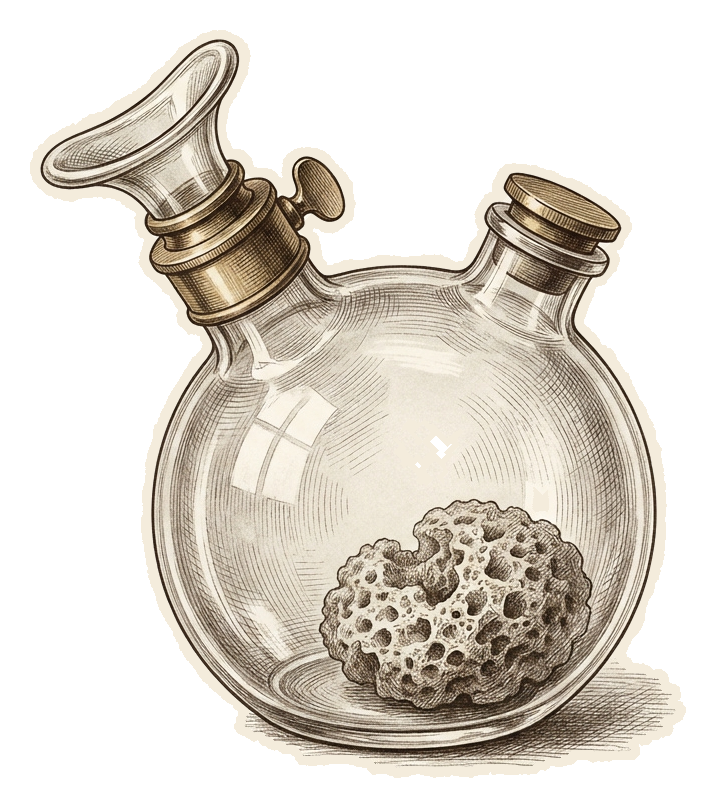
#> input picture surgeons/proj/cut/ether.png, 715 x 807 px, given in place of ether.png.png, which was not available
$ python -i basira_engine.py   (imports and definitions only)
#> lines starting #> are read from the running program, lines starting #| are printed output that depends on the picture; after the words box and inside, x2 and y2 are one past the last pixel; in counts of white or black regions, pixels touching at a corner belong together
"""basira_engine.py - torn-paper stop-motion engine for بصيرة videos."""
import os, math, functools
import numpy as np
from PIL import Image, ImageDraw, ImageFont, ImageFilter, ImageEnhance
from scipy import ndimage

W, H, FPS = 1920, 1080, 12
NAVY = (24, 34, 54)
CREAM = (244, 236, 220)
INK = (22, 30, 48)
BRICK = (178, 62, 42)
GOLD = (214, 168, 72)
ROOT = "."
FADE = True
FONT = None

# [38 lines left out: functions setup, cutout, not called in this run]

def cutout_all(mapping, **kw):
    for k, v in mapping.items():
        cutout(k, v, **kw)

@functools.lru_cache(None)
def load(name):
#> called with name = 'proj/cut/ether.png'
    return Image.open(os.path.join(ROOT, "cut", name + ".png")).convert("RGBA")
#> returned value is the input picture: PIL image 715x807 RGBA; mean R, G, B, A 94.6, 88.7, 80, 128.3

# [22 lines left out: functions scaled, pieces, piece_h, not called in this run]

def match_orange(name, target=(226, 110, 52)):
    """Pull a figure's orange paint toward the channel's standard orange (keeps characters consistent)."""
    im = load(name); a = np.asarray(im).astype(float)
    hsv = np.asarray(im.convert("RGB").convert("HSV")).astype(float)
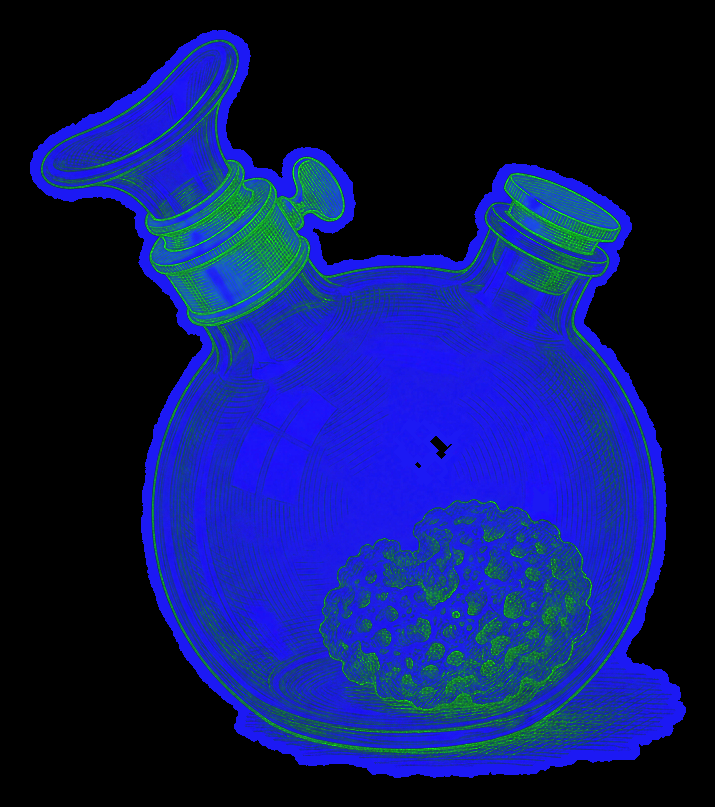
#> hsv: shape (807, 715, 3) float64; mean R, G, B 12.7, 24.7, 94.6
    m = (hsv[..., 0] > 8) & (hsv[..., 0] < 26) & (hsv[..., 1] > 110)
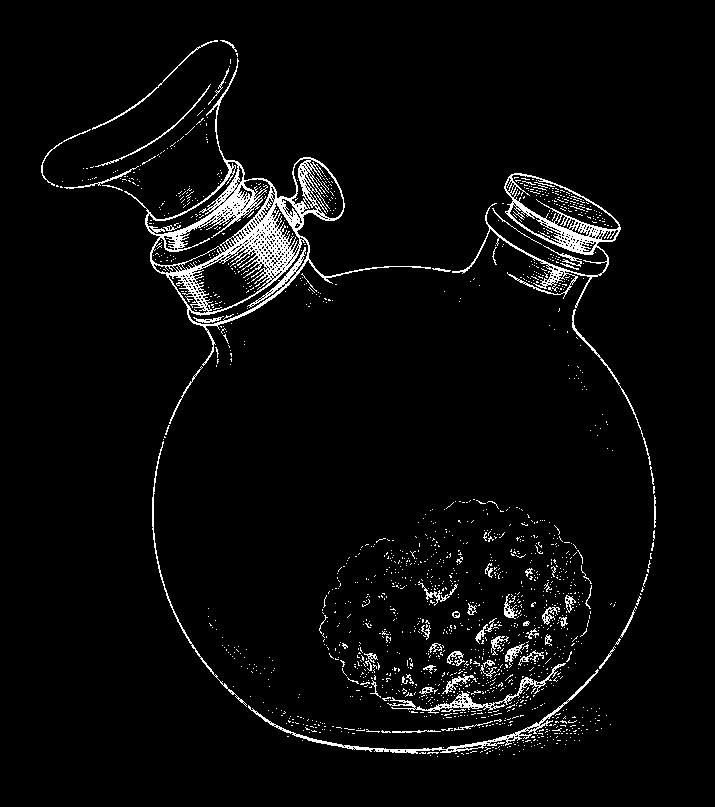
#> m: shape (807, 715) bool; 4% white in thin lines or dots, all inside (x1, y1, x2, y2) = (41, 40, 656, 757)
    mean = a[m, :3].mean(0)
#> mean = [63.79, 46.39, 28.4]
    a[m, :3] = np.clip(a[m, :3] * (np.array(target) / mean), 0, 255)
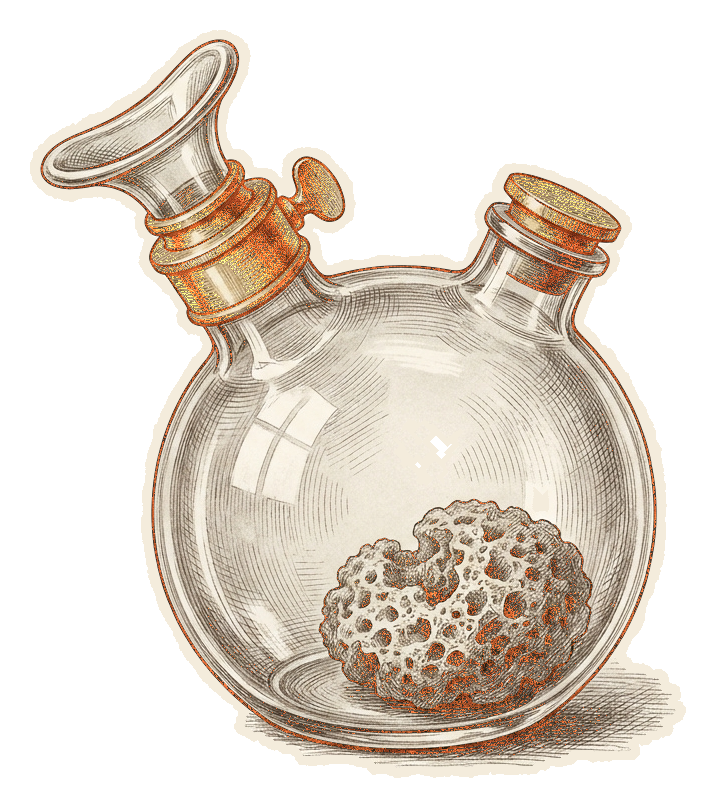
#> a: shape (807, 715, 4) float64; mean R, G, B, A 100.3, 91.3, 81, 128.3; transparent parts drawn white
    Image.fromarray(a.astype(np.uint8), "RGBA").save(os.path.join(ROOT, "cut", name + ".png"))
    load.cache_clear(); scaled.cache_clear()

# ------------------------------------------------------------------ textures
_rng = np.random.default_rng(3)
def _texture():
    h, w = H + 200, W + 200
    low = ndimage.gaussian_filter(_rng.standard_normal((h, w)), 40); low /= np.abs(low).max()
    mid = ndimage.gaussian_filter(_rng.standard_normal((h, w)), 3); mid /= np.abs(mid).max()
    fib = np.zeros((h, w))
    for _ in range(900):
        x, y = _rng.integers(0, w), _rng.integers(0, h)
        L = _rng.integers(10, 40); ang = _rng.uniform(0, math.pi)
        for t in range(L):
            xx, yy = int(x + t * math.cos(ang)), int(y + t * math.sin(ang))
            if 0 <= xx < w and 0 <= yy < h: fib[yy, xx] = 1
    return low * 10 + mid * 5 + ndimage.gaussian_filter(fib, 0.7) * 14
TEX = _texture()
_yy, _xx = np.mgrid[0:H, 0:W]
VIG = (1 - 0.38 * (((_xx - W / 2) / (W / 2)) ** 2 + ((_yy - H / 2) / (H / 2)) ** 2) ** 1.2)[..., None]

# [31 lines left out: functions paper_bg, bg_img, image_bg, not called in this run]

# ------------------------------------------------------------------ placing things
def jit(f, seed, px=2.5, deg=0.6):
    r = np.random.default_rng(seed * 7919 + f)
    return r.normal(0, px), r.normal(0, px), r.normal(0, deg)

# [31 lines left out: functions step, safe, paste, walk_in, not called in this run]

def drop_in(canvas, name, h, t, t0, t1, x, y_to, f, seed=4):
    k = step(t, t0, t1)
    paste(canvas, scaled(name, h), x, -h + (y_to + h) * k, seed=seed, f=f)

# [55 lines left out: functions pivot_paste, confetti, water_bands, torn_poly, make_phone, glow_spot, not called in this run]

# ------------------------------------------------------------------ word-by-word labels
class Label:
    """Cream torn strip; words ink in at `times` (when the narrator says them); red_words in brick red."""
    def __init__(self, text, red_words=(), times=(0,), hide=1e9, x=W / 2, y=150, size=78):
        self.text, self.red, self.times, self.hide, self.x, self.y, self.size = text, tuple(red_words), list(times), hide, x, y, size

# [105 lines left out: functions _strip, draw_labels, tear_mask, tear, drain, bolt_layer and 2 more, not called in this run]

def in_any(t, intervals):
    return any(a <= t < b for a, b in intervals)

# ------------------------------------------------------------------ render loop
class Scene:
    """t0..t1 in video seconds. draw(t, f, canvas). bg: None (draw your own) or an RGB colour for paper_bg."""
    def __init__(self, t0, t1, draw, bg=NAVY, dark=0.0, rip=True):
        self.t0, self.t1, self.draw, self.bg, self.dark, self.rip = t0, t1, draw, bg, dark, rip

RIP = 0.5

def scene_canvas(s, t, f):
    c = paper_bg(f, s.bg, s.dark) if s.bg is not None else Image.new("RGBA", (W, H), (0, 0, 0, 255))
    s.draw(t, f, c); return c

# [17 lines left out: function frame, not called in this run]

def render(scenes, labels, dur, frames=None, post=None, out_dir=None):
    for f in (frames if frames is not None else range(int(round(dur * FPS)))):
        frame(f, scenes, labels, dur, post, out_dir)

# [17 lines left out: functions contact_sheet, encode, not called in this run]

PRE_LABEL_POST = False
# [16 lines left out: function frame2, not called in this run]

>>> result = match_orange('proj/cut/ether.png')

$ run again, on surgeons/proj/cut/scale.png
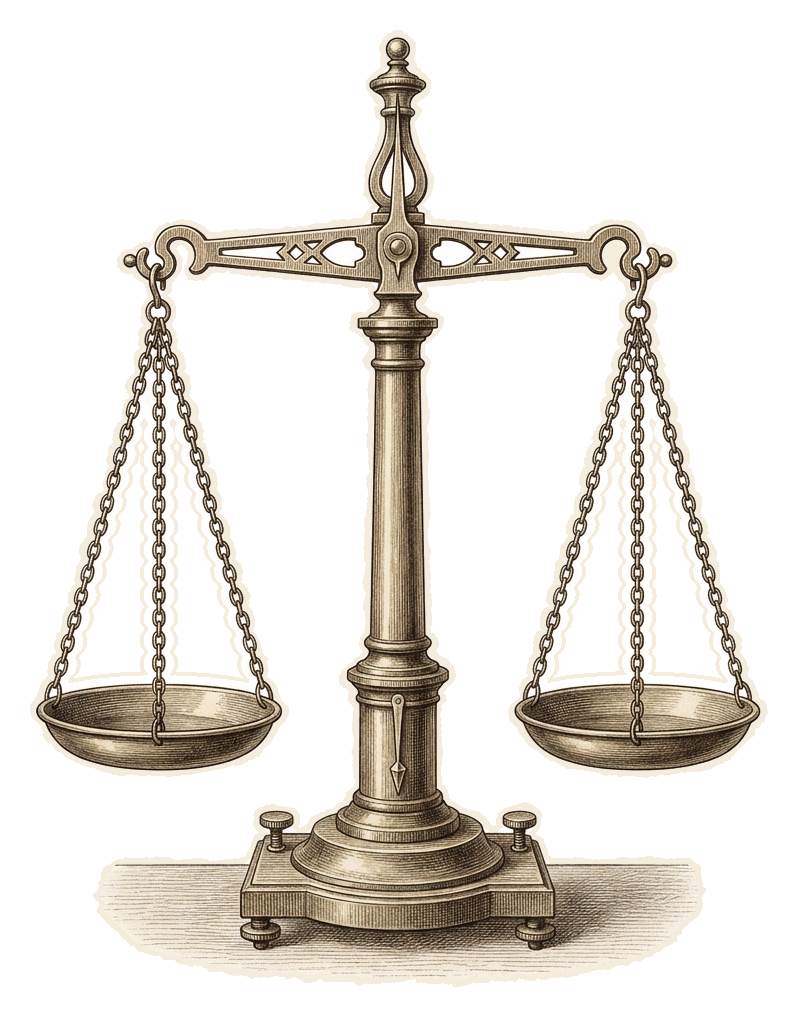
#> input picture surgeons/proj/cut/scale.png, 797 x 1017 px, given in place of scale.png.png, which was not available
#> in load, returned value is the input picture: PIL image 797x1017 RGBA; mean R, G, B, A 57.5, 53.6, 47.7, 83.3
#> in match_orange, `m = (hsv[..., 0] > 8) & (hsv[..., 0] < 26) & (hsv[..., 1] > 110)`:
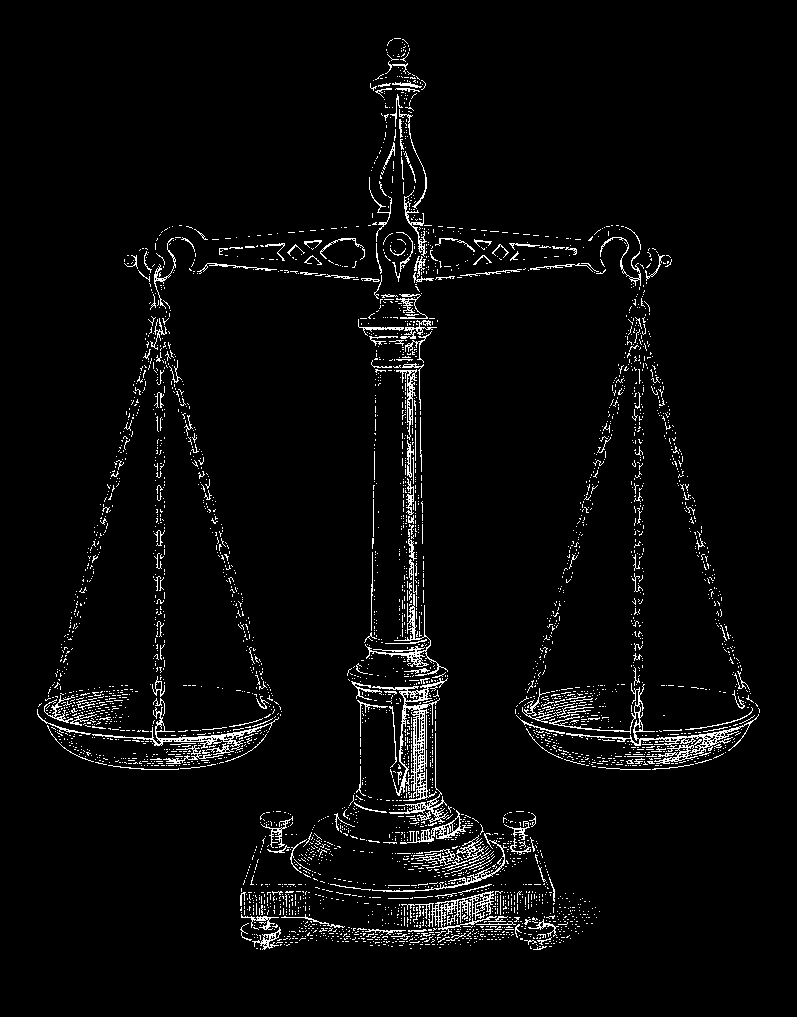
#> m: shape (1017, 797) bool; 3.7% white in thin lines or dots, all inside (x1, y1, x2, y2) = (37, 38, 760, 950)
#> mean = [57.89, 43.33, 26.14]
#> in match_orange, `a[m, :3] = np.clip(a[m, :3] * (np.array(target) / mean), 0, 255)`:
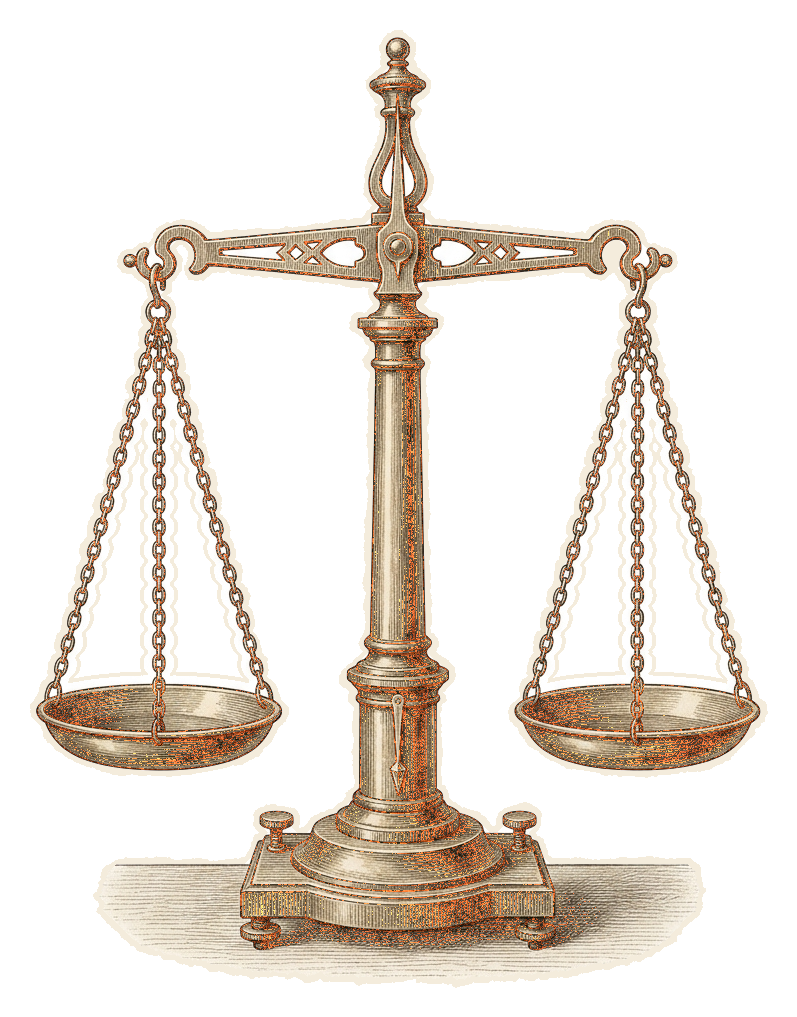
#> a: shape (1017, 797, 4) float64; mean R, G, B, A 63.1, 56.1, 48.7, 83.3; transparent parts drawn white

$ run again, on surgeons/proj/cut/scale_beam.png
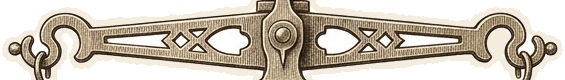
#> input picture surgeons/proj/cut/scale_beam.png, 565 x 80 px, given in place of scale_beam.png.png, which was not available
#> in load, returned value is the input picture: PIL image 565x80 RGBA; mean R, G, B, A 121.1, 112.6, 99.7, 174.4
#> in match_orange, `m = (hsv[..., 0] > 8) & (hsv[..., 0] < 26) & (hsv[..., 1] > 110)`:
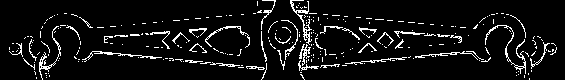
#> m: shape (80, 565) bool; 7.3% white in thin lines or dots
#> mean = [53.4, 39.4, 23.53]
#> in match_orange, `a[m, :3] = np.clip(a[m, :3] * (np.array(target) / mean), 0, 255)`:
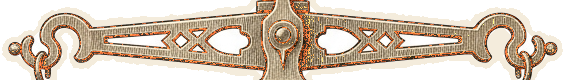
#> a: shape (80, 565, 4) float64; mean R, G, B, A 132.7, 117.8, 101.7, 174.4; transparent parts drawn white

$ run again, on surgeons/proj/cut/scale_col.png
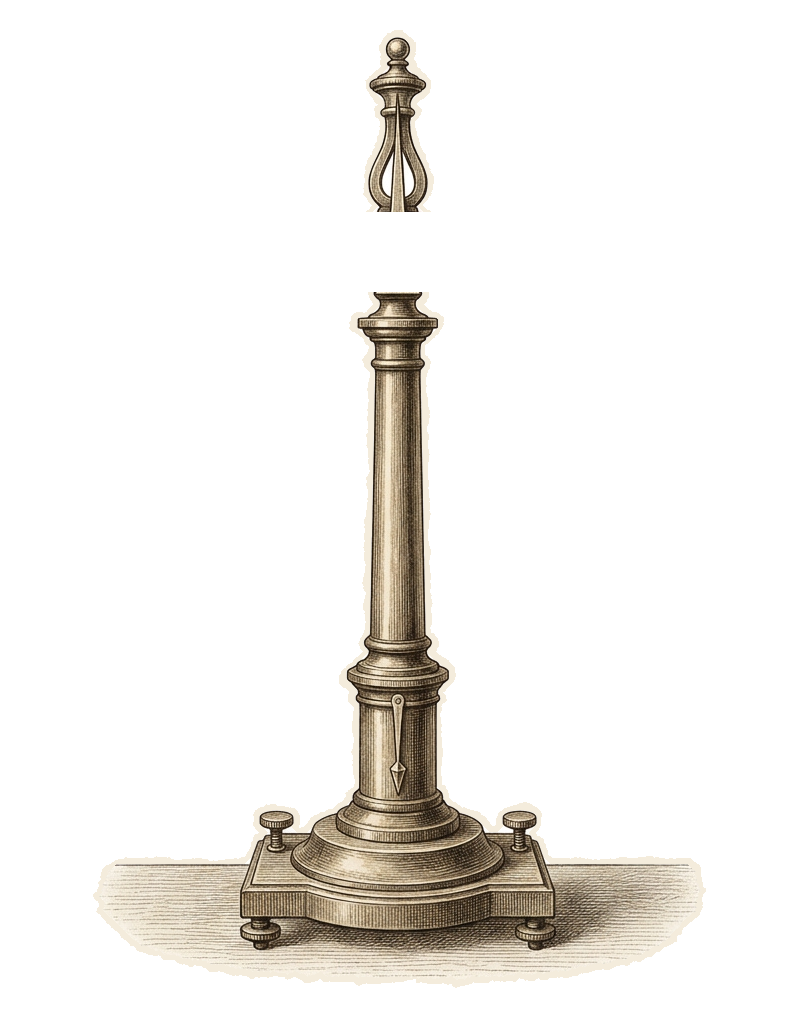
#> input picture surgeons/proj/cut/scale_col.png, 797 x 1017 px, given in place of scale_col.png.png, which was not available
#> in load, returned value is the input picture: PIL image 797x1017 RGBA; mean R, G, B, A 57.5, 53.6, 47.7, 40.5
#> in match_orange, `m = (hsv[..., 0] > 8) & (hsv[..., 0] < 26) & (hsv[..., 1] > 110)`:
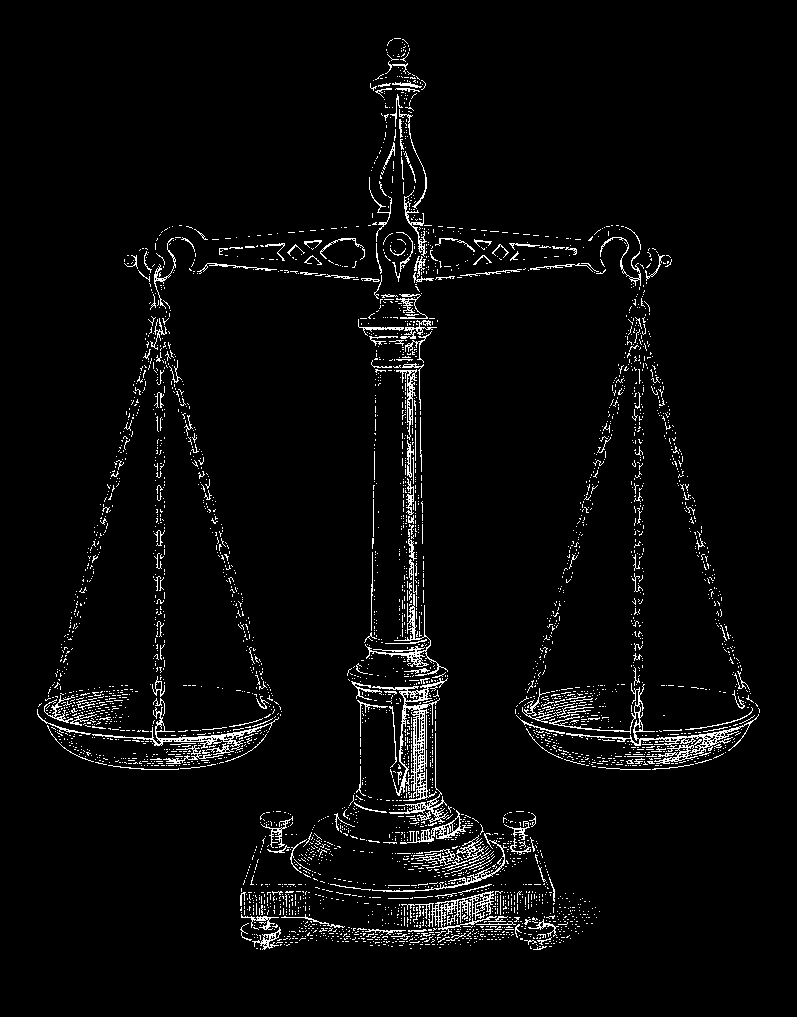
#> m: shape (1017, 797) bool; 3.7% white in thin lines or dots, all inside (x1, y1, x2, y2) = (37, 38, 760, 950)
#> mean = [57.89, 43.33, 26.14]
#> in match_orange, `a[m, :3] = np.clip(a[m, :3] * (np.array(target) / mean), 0, 255)`:
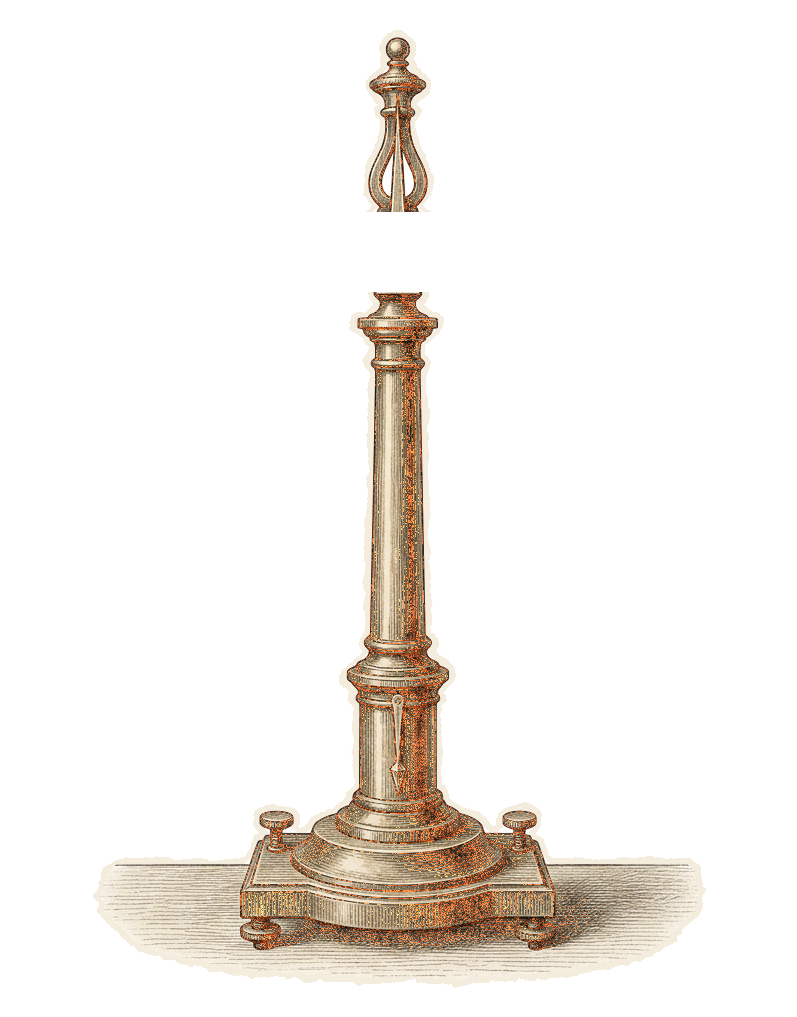
#> a: shape (1017, 797, 4) float64; mean R, G, B, A 63.1, 56.1, 48.7, 40.5; transparent parts drawn white
